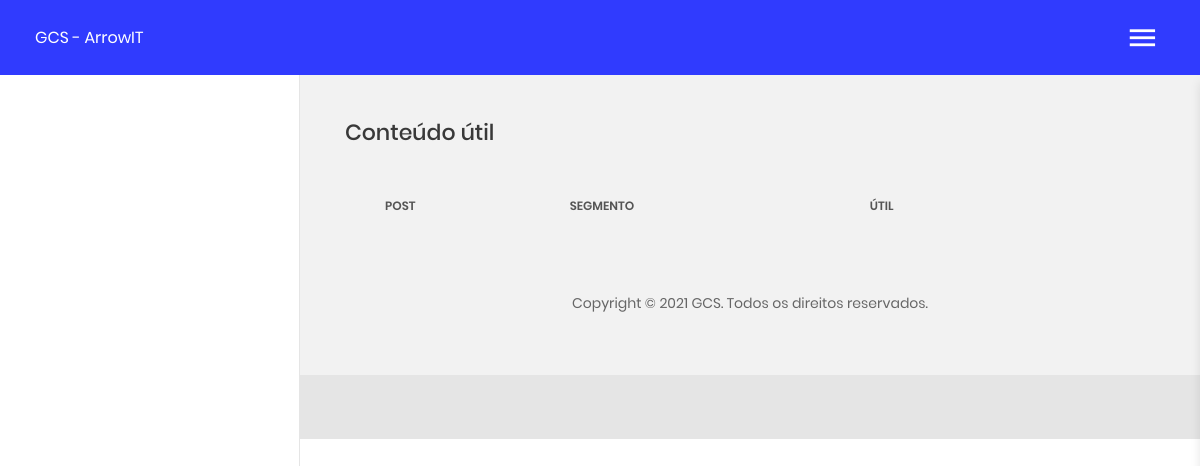
The page /gcs/ait_blog_conteudo_util.php on the database as committed earlier.
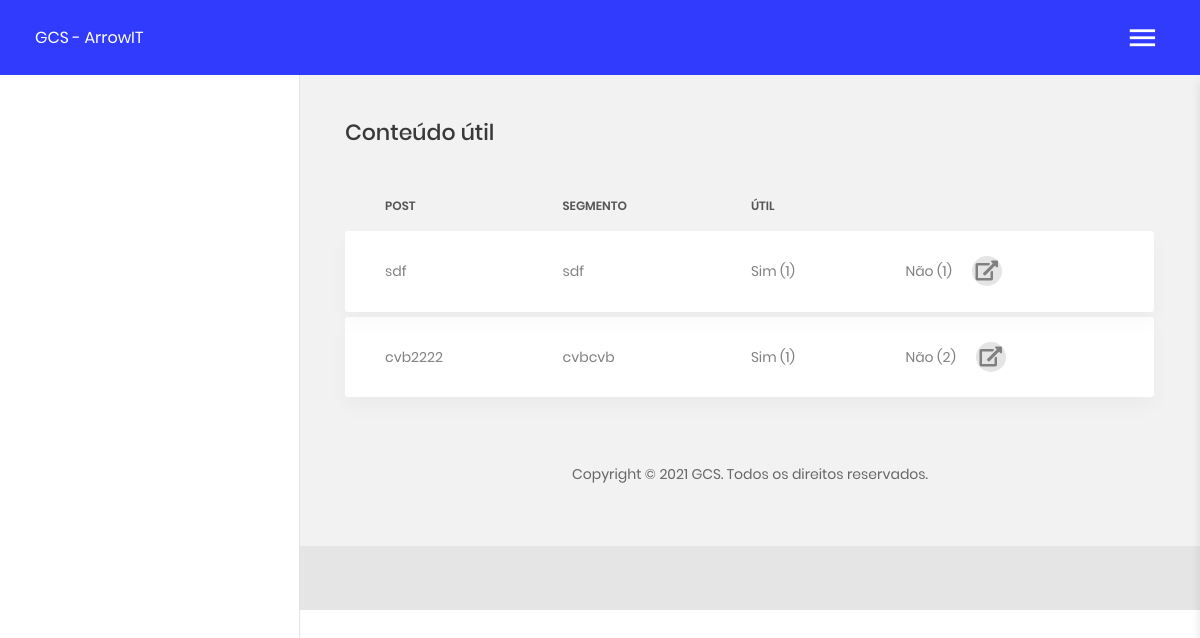
The same page on the database as committed later.
### tables this page shows
CREATE TABLE IF NOT EXISTS ait_blog_post (
  id_post int(11) NOT NULL AUTO_INCREMENT,
  titulo varchar(200) DEFAULT NULL,
  segmento varchar(200) DEFAULT NULL,
  id_categoria tinyint(4) DEFAULT NULL,
  conteudo longtext DEFAULT NULL,
  imagem varchar(200) DEFAULT NULL,
  destaque tinyint(2) DEFAULT NULL,
  linkvideo varchar(200) DEFAULT NULL,
  video varchar(200) DEFAULT NULL,
  id_autor int(11) DEFAULT NULL,
  conteudo_util int(11) DEFAULT NULL,
  ip_cadastro varchar(50) DEFAULT NULL,
  data_cadastro datetime DEFAULT NULL,
  quem_cadastrou int(11) DEFAULT NULL,
  PRIMARY KEY (id_post)
);

### gcs/ait_blog_conteudo_util.php (the view, shortened to what this page needs)
<?php
  include('header.php');
?>
<section class="m-b-40 m-t-45">
  <div class="section__content section__content--p30">
    <div class="container-fluid">
      <div class="row">
        <div class="col-md-12">
          <h3 class="title-5 m-b-35">Conteúdo útil</h3>
          <div class="table-responsive table-responsive-data2">
            <table class="table table-data2">
              <thead>
                <tr>
                  <th>Post</th>
                  <th>Segmento</th>
                  <th>Útil</th>
                  <th></th>
                </tr>
              </thead>
              <tbody>
                <?
                  $sql = "SELECT id_post, titulo, segmento
                  FROM ait_blog_post
                  WHERE id_post IN (SELECT id_post FROM ait_conteudo_util)
                  ORDER BY id_post DESC";
                  $rs = mysqli_query($con, $sql);
                  while($row = mysqli_fetch_array($rs)){
                    $id_post = $row["id_post"];
                    $titulo = $row["titulo"];
                    $segmento = $row["segmento"];
                    $sqlutil = "SELECT 1
                    FROM ait_conteudo_util
                    WHERE id_post = $id_post AND tipo = 1";
                    $rsutil = mysqli_query($con, $sqlutil);
                    $countsim = mysqli_num_rows($rsutil);
                    $sqlutil = "SELECT 1
                    FROM ait_conteudo_util
                    WHERE id_post = $id_post AND tipo = 2";
                    $rsutil = mysqli_query($con, $sqlutil);
                    $countnao = mysqli_num_rows($rsutil);
                ?>
                  <tr class="tr-shadow">
                    <td><?=$titulo?></td>
                    <td><?=$segmento?></td>
                    <td>Sim (<?=$countsim?>)</td>
                    <td>
                      <div class="table-data-feature" style="-webkit-box-pack: start;-webkit-justify-content: start;-moz-box-pack: start;-ms-flex-pack: start;justify-content: start;">
                      <span style="padding: 4px 20px 4px 0;">Não (<?=$countnao?>)</span>
                      <span class="item" data-toggle="tooltip" data-placement="top" title="Ver comentários">
                          <button data-toggle="modal" data-target="#mediumModalUtil<?=$id_post?>">
                            <i class="fas fa-external-link-alt"></i>
                          </button>
                        </span>
                      </div>
                    </td>
                  </tr>
                  <tr class="spacer"></tr>
                <?}?>
              </tbody>
            </table>
          </div>
        </div>
      </div>
    </div>
  </div>
</section>
<?php include('footer.php'); ?>

Rows that differ between the two databases and show on the page:
added ait_blog_post: titulo "sdf", segmento "sdf", countsim "1", countnao "1"
added ait_blog_post: titulo "cvb2222", segmento "cvbcvb", countsim "1", countnao "2"
